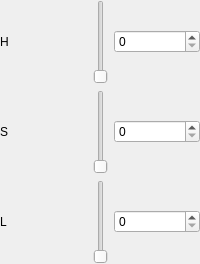
     <widget class="QWidget" name="tab_6Page2">
      <layout class="QGridLayout" name="gridLayout_3">
       <property name="leftMargin">
        <number>0</number>
       </property>
       <property name="topMargin">
        <number>0</number>
       </property>
       <property name="rightMargin">
        <number>0</number>
       </property>
       <property name="bottomMargin">
        <number>0</number>
       </property>
       <item row="1" column="2">
        <widget class="QSpinBox" name="spinBox_6">
         <property name="maximum">
          <number>255</number>
         </property>
        </widget>
       </item>
       <item row="1" column="1">
        <widget class="color_widgets::GradientSlider" name="slider_hsl_sat">
         <property name="maximum">
          <number>255</number>
         </property>
        </widget>
       </item>
       <item row="0" column="1">
        <widget class="color_widgets::HueSlider" name="slider_hsl_hue">
         <property name="toolTip">
          <string>Hue</string>
         </property>
        </widget>
       </item>
       <item row="1" column="0">
        <widget class="QLabel" name="label_6">
         <property name="text">
          <string>S</string>
         </property>
        </widget>
       </item>
       <item row="2" column="0">
        <widget class="QLabel" name="label_7">
         <property name="text">
          <string>L</string>
         </property>
        </widget>
       </item>
       <item row="2" column="2">
        <widget class="QSpinBox" name="spinBox_7">
         <property name="maximum">
          <number>255</number>
         </property>
        </widget>
       </item>
       <item row="0" column="0">
        <widget class="QLabel" name="label_5">
         <property name="toolTip">
          <string>Hue</string>
         </property>
         <property name="text">
          <string>H</string>
         </property>
        </widget>
       </item>
       <item row="2" column="1">
        <widget class="color_widgets::GradientSlider" name="slider_hsl_light">
         <property name="maximum">
          <number>255</number>
         </property>
        </widget>
       </item>
       <item row="0" column="2">
        <widget class="QSpinBox" name="spinBox_5">
         <property name="toolTip">
          <string>Hue</string>
         </property>
         <property name="maximum">
          <number>359</number>
         </property>
        </widget>
       </item>
      </layout>
     </widget>
